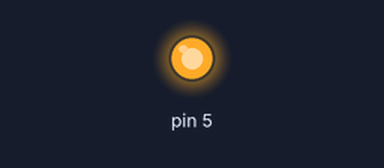
This sketch was run on a simulated Arduino Uno, built with avr-gcc and run on an emulated ATmega328P. Shown: output pins drawn as LEDs (lit = HIGH).

Above: at 0.05 s.
At 5.2 s:
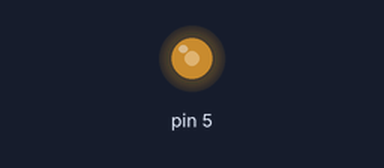
At 7.8 s:
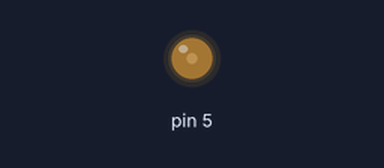
At 10.4 s:
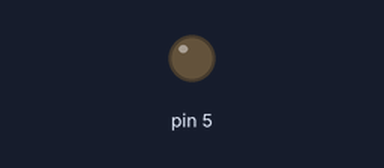
Timing chart, 0 to 13.5 s (numbered marks = the images above):
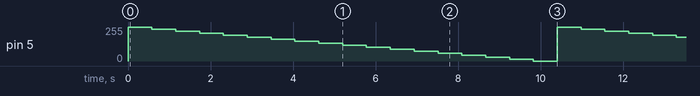

The sketch:

motordc.ino.ino
```cpp
void setup() {
  analogWrite(5,180);
}

void loop() {
  for(int i=255; i>=0; i-=15)
  {
    analogWrite(5,i);
    delay(578);
  }
}
```
